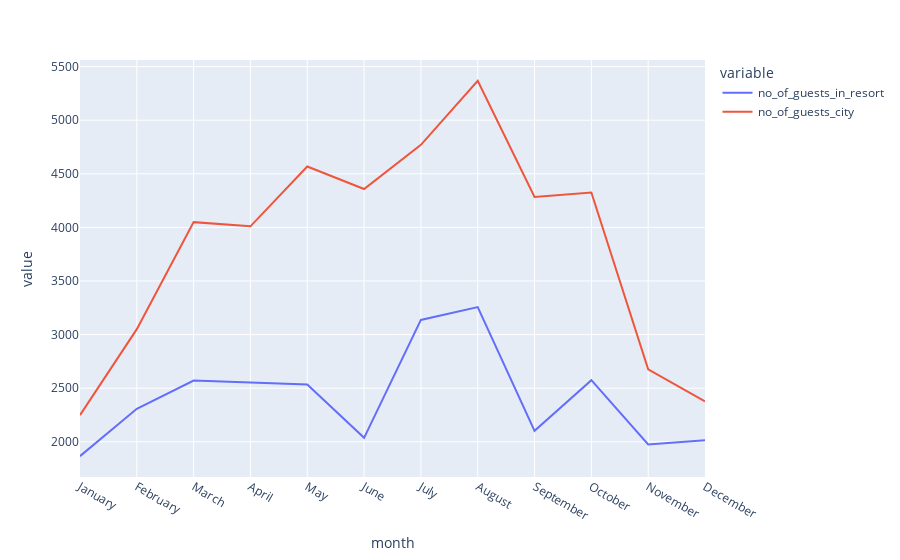

Notebook source saved alongside this figure:
### Code cell
px.line(data_frame=final_rush, x='month', y=[
        'no_of_guests_in_resort', 'no_of_guests_city'])

### Figure 1 — Plotly figure (JSON) as saved in the notebook; plotly's stock layout.template omitted (floating-point values rounded to 4 significant figures)
{"data": [{"hovertemplate": "variable=no_of_guests_in_resort<br>month=%{x}<br>value=%{y}<extra></extra>", "legendgroup": "no_of_guests_in_resort", "line": {"color": "#636efa", "dash": "solid"}, "marker": {"symbol": "circle"}, "mode": "lines", "name": "no_of_guests_in_resort", "orientation": "v", "showlegend": true, "type": "scatter", "x": ["January", "February", "March", "April", "May", "June", "July", "August", "September", "October", "November", "December"], "xaxis": "x", "y": [1866, 2308, 2571, 2550, 2535, 2037, 3137, 3257, 2102, 2575, 1975, 2014], "yaxis": "y"}, {"hovertemplate": "variable=no_of_guests_city<br>month=%{x}<br>value=%{y}<extra></extra>", "legendgroup": "no_of_guests_city", "line": {"color": "#EF553B", "dash": "solid"}, "marker": {"symbol": "circle"}, "mode": "lines", "name": "no_of_guests_city", "orientation": "v", "showlegend": true, "type": "scatter", "x": ["January", "February", "March", "April", "May", "June", "July", "August", "September", "October", "November", "December"], "xaxis": "x", "y": [2249, 3051, 4049, 4010, 4568, 4358, 4770, 5367, 4283, 4326, 2676, 2377], "yaxis": "y"}], "layout": {"legend": {"title": {"text": "variable"}, "tracegroupgap": 0}, "margin": {"t": 60}, "xaxis": {"anchor": "y", "domain": [0, 1], "title": {"text": "month"}}, "yaxis": {"anchor": "x", "domain": [0, 1], "title": {"text": "value"}}}}
